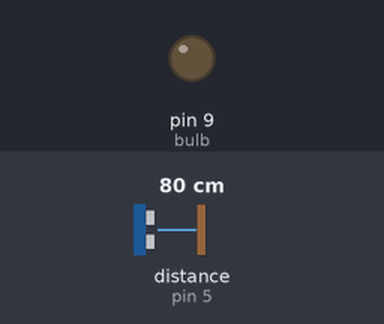
A sketch run on a simulated Arduino Uno, built with avr-gcc and run on an emulated ATmega328P. Shown: output pins drawn as LEDs (lit = HIGH). Wiring (inferred from the names in the program): ultrasonic range finder: trigger pin 6; echo pin 5. Dashed ring = blinking. The inputs (shaded band) are chosen by the test bench; at power-on: distance to the obstacle (sensor on pin 5) 80 cm. The echo pulse lasts 58.3 µs per cm; pins used as bus, display or sensor lines are not drawn.

Above: at 1.5 s.
1.6 s: distance to the obstacle (sensor on pin 5) set to 13 cm
3.3 s: distance to the obstacle (sensor on pin 5) set to 10 cm
At 6.6 s:
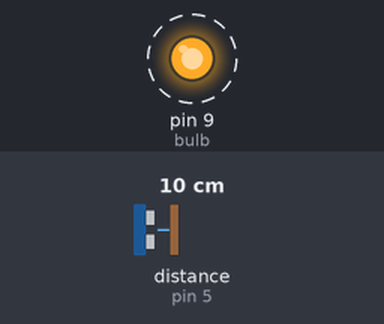
6.8 s: distance to the obstacle (sensor on pin 5) set to 18 cm
At 7.3 s:
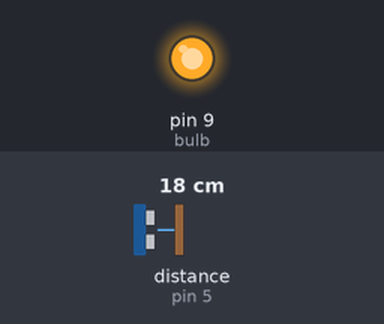
Timing chart, 0 to 9.8 s (numbered marks = the images above; inputs shaded):
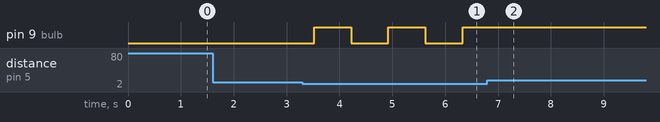

Measured:
- the behaviour switches between 12 and 11 cm on distance to the obstacle (sensor on pin 5) (found by bisection; images 0 and 1)
- after the input at 1.6 s, every drawn part: stays the same
- after the input at 3.3 s, pin 9 (bulb): alternates HIGH for 0.70 s and LOW for 0.70 s, starting after 0.22 s
- after the input at 6.8 s, pin 9 (bulb): stops changing and stays HIGH

The sketch:

MotionLamp.ino
```cpp
#define trigPin 6
#define echoPin 5
#define bulb 9

int distanceCounter = 0;

void setup()
{
  pinMode(trigPin, OUTPUT);
  pinMode(echoPin, INPUT);
  pinMode(bulb, OUTPUT);
}

void loop()
{
  int duration, distance;

  digitalWrite(trigPin, HIGH);
  delayMicroseconds(500);
  digitalWrite(trigPin, LOW);

  duration = pulseIn(echoPin, HIGH);
  distance = (duration / 2) / 29.1;

  // 10 cm threshold - check if an object is detected
  if (distance >= 0 && distance <= 10)
  {
    if (distanceCounter % 2 == 0) // Turn on if counter is even (counter mod 2 = 0)
    {
      digitalWrite(bulb, HIGH);
    }
    else
    {
      digitalWrite(bulb, LOW);
    }
    distanceCounter++; //Increment counter by 1 so can alternate btwn even and odd
  }
  else
  {
    distanceCounter = 0;
  }

  // Gives a bit of delay so doesn't flicker a ton
  delay(700);
}
```
